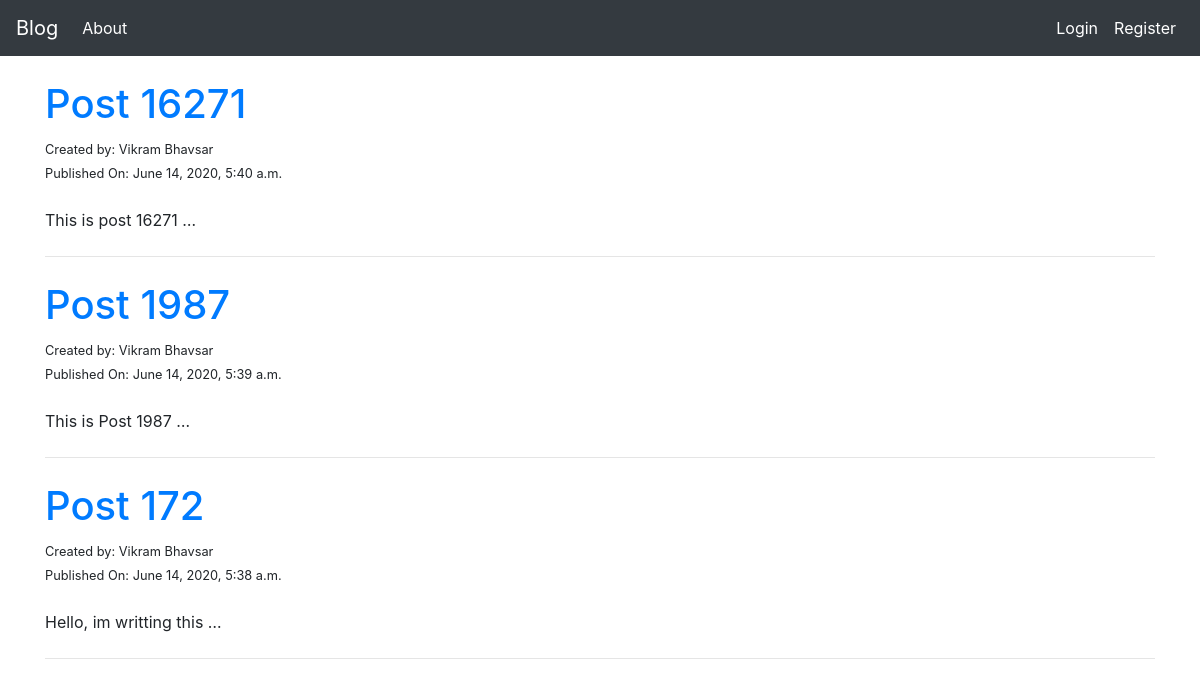
The page /posts/ on the database as committed earlier.
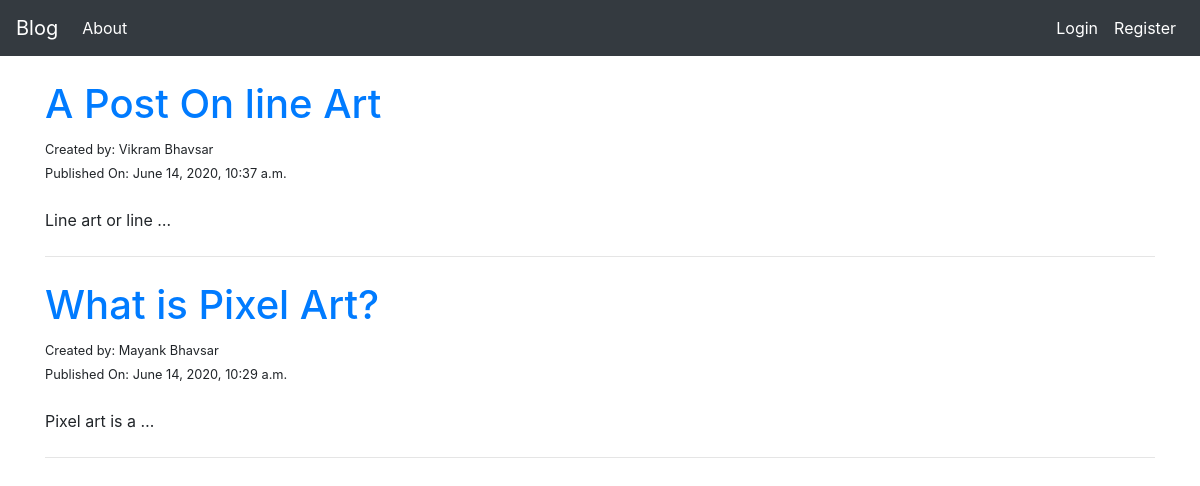
The same page on the database as committed later.
### blog/models.py (models this page shows, shortened)
class Post(models.Model):
    author = models.ForeignKey(settings.AUTH_USER_MODEL,on_delete=models.CASCADE,related_name="posts")
    title = models.CharField(max_length=200)
    text = models.TextField()
    create_date = models.DateTimeField(default=timezone.now())
    publish_date = models.DateTimeField(blank=True,null=True)

### blog/views.py (the view)
# urls.py: path('posts/',views.PostListView.as_view(),name="post_list"),
class PostListView(ListView):
    model = Post
    template_name = "blog/post_list.html"
    def get_queryset(self):
        return Post.objects.filter(publish_date__lte=timezone.now()).order_by("-publish_date")

### blog/templates/blog/post_list.html
{% extends "blog/base.html" %}
{% block body_block %}
    <br>
    {% for item in object_list %}
        <h1> <a href="{% url "post_detail" pk=item.pk %}">{{item.title}}</a> </h1>
        <small>Created by: {{ item.author.first_name }} {{ item.author.last_name }}</small><br>
        <small>Published On: {{item.publish_date}}</small>
        <br> <br>
        <p>{{item.text | truncatewords:4 }}</p>
        <hr class="my-4">
    {% endfor %}
{% endblock %}

### blog/templates/blog/base.html (shortened to what this page needs)
<!DOCTYPE html>
<html lang="en">
<head>
    <link rel="stylesheet" href="https://stackpath.bootstrapcdn.com/bootstrap/4.5.0/css/bootstrap.min.css">
    <link href="https://maxcdn.bootstrapcdn.com/font-awesome/4.7.0/css/font-awesome.min.css" rel="stylesheet">
</head>
<body>
    <nav class="navbar navbar-expand-md navbar-dark bg-dark">
        <a href="{% url "post_list" %}" class="navbar-brand">Blog</a>
        <div class="collapse navbar-collapse" id="navbarSupportedContent">
            <ul class="navbar-nav mr-auto">
                <li class="nav-item active">
                    <a href="{% url "about_page" %}" class="nav-link">About</a>
                </li>
            </ul>
        </div>
        <div class="collapse navbar-collapse" id="navbarSupportedContent">
            <ul class="navbar-nav ml-auto">
                {% if user.is_authenticated %}
                    <li class="nav-item active">
                        <a href="{% url "draft_list" %}" class="nav-link">View Drafts</a>
                    </li>
                    <li class="nav-item active">
                        <a href="{% url "create_post" %}" class="nav-link">New Post</a>
                    </li>
                    <li class="nav-item active">
                        <a href="{% url "logout_user" %}" class="nav-link">Logout</a>
                    </li>
                    <li class="nav-item active">
                        <span class="nav-link">Welcome {{user.first_name}}</span>
                    </li>
                {% else %}
                    <li class="nav-item active">
                        <a href="{% url "login_user" %}" class="nav-link">Login</a>
                    </li>
                    <li class="nav-item active">
                        <a href="{% url "create_user" %}" class="nav-link">Register</a>
                    </li>
                {% endif %}
            </ul>
        </div>
    </nav>
    <div class="container">
        {% block body_block %}
        {% endblock %}
    </div>
</body>
</html>

Rows that differ between the two databases and show on the page:
removed Post: title "Post 16271", author.first_name "Vikram", author.last_name "Bhavsar", publish_date "June 14, 2020, 5:40 a.m.", text "This is post 16271 …"
removed Post: title "Post 1987", author.first_name "Vikram", author.last_name "Bhavsar", publish_date "June 14, 2020, 5:39 a.m.", text "This is Post 1987 …"
removed Post: title "Post 172", author.first_name "Vikram", author.last_name "Bhavsar", publish_date "June 14, 2020, 5:38 a.m.", text "Hello, im writting this …"
added Post: title "A Post On line Art", author.first_name "Vikram", author.last_name "Bhavsar", publish_date "June 14, 2020, 10:37 a.m.", text "Line art or line …"
added Post: title "What is Pixel Art?", author.first_name "Mayank", author.last_name "Bhavsar", publish_date "June 14, 2020, 10:29 a.m.", text "Pixel art is a …"
